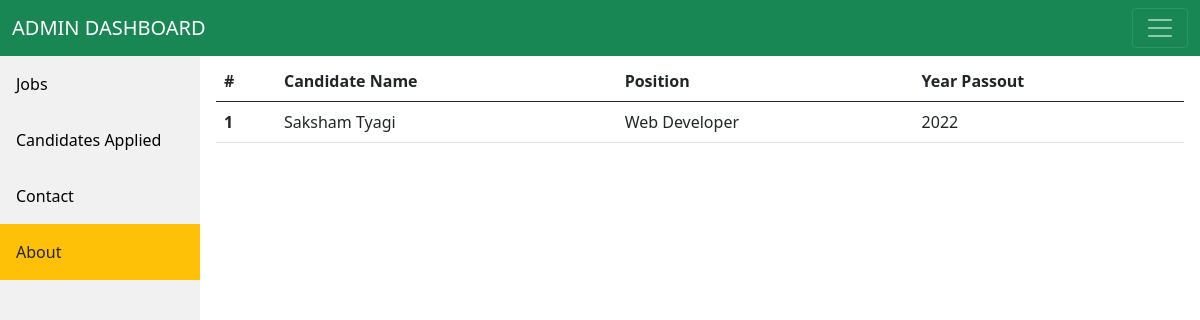
/jobs.php, run on the app's committed database.
### tables this page shows
CREATE TABLE `candidates` (
  `id` int(11) NOT NULL,
  `name` varchar(255) NOT NULL,
  `apply` varchar(255) NOT NULL,
  `qual` varchar(255) NOT NULL,
  `year` varchar(255) NOT NULL
);

### jobs.php (the view)
<?php include 'header.php'?>
<div class="content">
<table class="table">
  <thead>
    <tr>
      <th scope="col">#</th>
      <th scope="col">Candidate Name</th>
      <th scope="col">Position</th>
      <th scope="col">Year Passout</th>
    </tr>
  </thead>
  <tbody>
  <?php
    $sql="Select name,apply,year from candidates";
    $result=mysqli_query($conn,$sql);
    $i=0;
    if($result->num_rows>0){
        while($rows=$result->fetch_assoc()){
            echo'
    <tr>
      <th scope="row">'.++$i.'</th>
      <td>'.$rows['name'].'</td>
      <td>'.$rows['apply'].'</td>
      <td>'.$rows['year'].'</td>
    </tr>';}}
        else{
            echo"";
        }
        ?>
</tbody>
</table>
</div>

### header.php (style rules this page uses)
div.content { margin-top: 60px; margin-left: 200px; padding: 1px 16px; height: 1000px; }

### data on the page
candidates: name "Saksham Tyagi", apply "Web Developer", year "2022"
